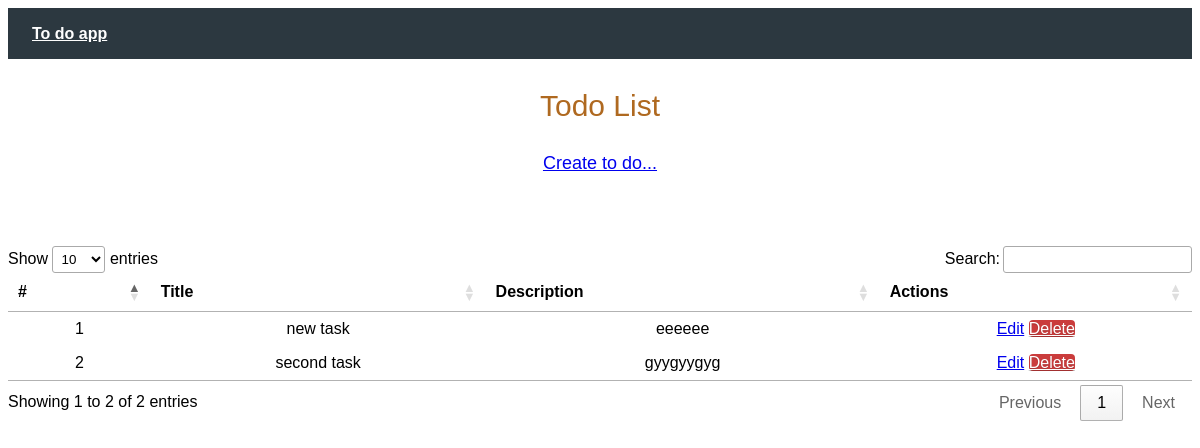
The page /retrieve (signed in) on the database its author committed.
### tables this page shows
CREATE TABLE tasks(
        id INTEGER PRIMARY KEY AUTOINCREMENT,
        title CHAR(50),
        description VARCHAR(255),
        status DEFAULT 0,
        creator VARCHAR(24),
        created_on VARCHAR(24),
        start_date DATE,
        end_date DATE,
        FOREIGN KEY(creator) REFERENCES users(username)
    );

### app.py (the view)
@app.route("/retrieve", methods = ['GET'])
def retrieve_todo():
    if request.method == 'GET':
        creator = session['username']
        tasks = model.task.retrieve_tasks(creator)
        return render_template("alltask.html", tasks = tasks)

### app.py (called while the page is built)
@app.before_request
def before_request():
    g.username = None
    if 'username' in session:
        g.username = session['username']

### model.py (called while the page is built)
    def retrieve_tasks(self, creator):
        self.creator = creator
        connection = sqlite3.connect('todo_app.db', check_same_thread=False)
        connection.row_factory = sqlite3.Row
        cursor = connection.cursor()
        cursor.execute(f""" SELECT * FROM tasks WHERE creator = '{self.creator}' ; """)
        tasks = cursor.fetchall()
        connection.commit()
        cursor.close()
        connection.close()
        return tasks

### templates/alltask.html (shortened to what this page needs)
{% extends "layout/base.html" %}
{% block content %}
    <div style="text-align: center;font-size: 30px;color:#af6920;">
        <p>Todo List</p>
    </div>
    <div style="font-size:large ;">
        <a href="/create">Create to do...</a>
    </div>
    <br>
    <br>
    <br>
    <br>
    <table class="" id="task_table">
        <thead style="border: black;">
            <tr>
                <th>#</th>
                <th>Title</th>
                <th>Description</th>
                <th>Actions</th>
            </tr>
        </thead>
        <tbody>
            {% for task in tasks %}
            <tr class="pure-table-odd">
                <td>{{ task["id"] }}</td>
                <td>{{ task["title"] }}</td>
                <td>{{ task["description"] }}</td>
                <td>
                    <a href="/edit/{{ task["id"] }}" class="pure-button pure-button-primary">Edit</a>
                    <a href="/delete/{{ task["id"] }}" class="button-error pure-button">Delete</a>
                </td>
            </tr>
            {% endfor %}
        </tbody>
    </table>
{% endblock content %}

### static/css/style.css (style rules this page uses)
body { font-family: Arial, Helvetica, sans-serif; text-align: center; }
.button-success, .button-error, .button-warning, .button-secondary { color: white; border-radius: 4px; text-shadow: 0 1px 1px rgba(0, 0, 0, 0.2); }
.button-error { background: rgb(202, 60, 60); }

### rows shown on the page
tasks: id "1", title "new task", description "eeeeee"
tasks: id "2", title "second task", description "gyygyygyg"
